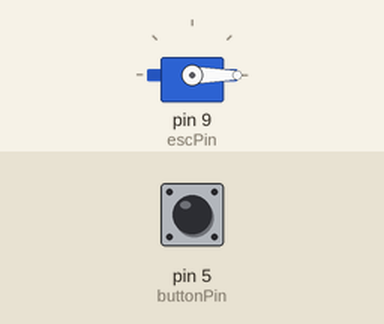
A sketch run on a simulated Arduino Uno, built with avr-gcc and run on an emulated ATmega328P. Parts: servo. Inputs (shaded band) come from the test bench; at power-on: pin 5 (buttonPin) LOW.

Above: at 0.2 s.
Timing chart, 0 to 1.7 s (numbered marks = the images above):
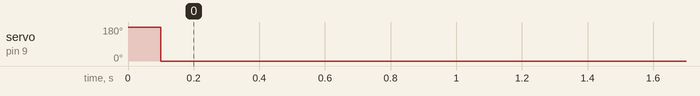

Measured:
- by itself, servo on pin 9 (escPin): 180° → 0° at 0.10 s

The sketch:

ESC_Calibration.ino
```cpp
//upload to Arduino and then unplug
//set up a simple push button
//plug esc signal wire into signal input of esc
//power Arduino with same battery as esc using a splitter and the VIN and GND pins
//plug in battery to splitter
//wait until starts short beeping and then press the button (holding not necessary, but don't just tap it)
//wait for two short beeps then 2 long beeps
//unplug battery
//Successful Calibration!

#include <Servo.h>

int escPin = 9;
int buttonPin = 5;
int button=1;
Servo esc;

void setup() {
  // put your setup code here, to run once:
  pinMode(escPin,OUTPUT);
  pinMode(buttonPin,INPUT);
  esc.attach(escPin,1000,2000);
  esc.writeMicroseconds(2000);
}

void loop() {
  // put your main code here, to run repeatedly:
  while(button == 1){
    button = digitalRead(buttonPin);
    delay(100);
  }
  esc.writeMicroseconds(1000);
}
```
